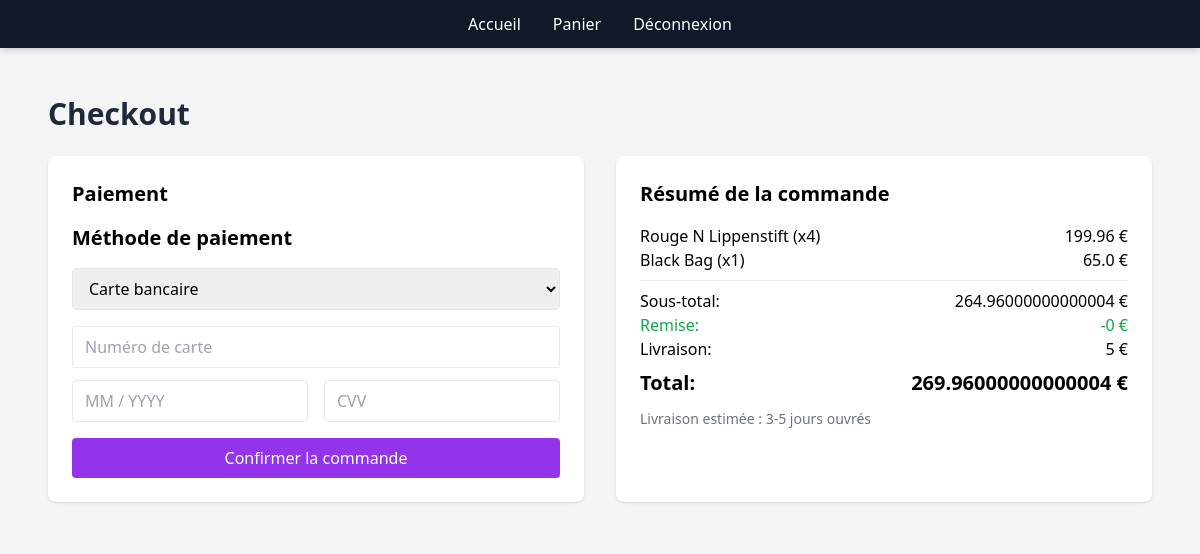
Screenshot of /shop/checkout/ (signed in) with the database file from the repository.
### shop/models.py (models this page shows, shortened)
class Cart(models.Model):
    user = models.ForeignKey(settings.AUTH_USER_MODEL, on_delete=models.CASCADE)
    product = models.ForeignKey(Product, on_delete=models.CASCADE)
    quantity = models.PositiveIntegerField(default=1)
    def total_price(self):
        return self.product.price * self.quantity

class Product(models.Model):
    name = models.CharField(max_length=200)
    price = models.FloatField()
    description = models.TextField(blank=True)
    category = models.CharField(max_length=100)
    image = models.ImageField(upload_to="products/main/")

### shop/views.py (the view, shortened to what this page needs)
# urls.py: path('checkout/', views.checkout, name='checkout'),
@login_required
def checkout(request):
    cart_items = Cart.objects.filter(user=request.user)
    if not cart_items.exists():
        messages.error(request, "Votre panier est vide.")
        return redirect("cart")
    subtotal = sum(item.product.price * item.quantity for item in cart_items)
    discount = request.session.get('coupon_discount', 0)
    shipping = 5
    total_with_shipping = subtotal - discount + shipping
    coupon_code = request.session.get('coupon_code', '')
    return render(request, "shop/checkout.html", {
        "cart_items": cart_items,
        "total": subtotal,
        'discount': discount,
        "shipping": shipping,
        "total_with_shipping": total_with_shipping,
        "coupon_code": coupon_code,
        "expected_delivery": "3-5 jours ouvrés",
    })

### templates/shop/checkout.html (shortened to what this page needs)
{% extends 'base.html' %}
{% block content %}
<div class="max-w-6xl mx-auto p-6 bg-gray-100 rounded-lg mt-6">
    <h2 class="text-3xl font-bold mb-6 text-gray-800">Checkout</h2>
    <div class="grid grid-cols-1 md:grid-cols-2 gap-8">
        <div class="bg-white p-6 rounded-lg shadow">
            <h3 class="text-xl font-bold mb-4">Paiement</h3>
            <form method="POST" class="space-y-4" id="checkoutForm">
                <h3 class="text-xl font-bold mt-6 mb-2">Méthode de paiement</h3>
                <select name="payment_method" id="paymentMethod" class="w-full border rounded px-3 py-2">
                    <option value="card">Carte bancaire</option>
                </select>
                <div id="cardPayment" class="mt-4 space-y-3">
                    <input type="text" placeholder="Numéro de carte"
                           class="w-full border rounded px-3 py-2">
                    <div class="grid grid-cols-2 gap-4">
                        <input type="text" placeholder="MM / YYYY" class="w-full border rounded px-3 py-2">
                        <input type="text" placeholder="CVV" class="w-full border rounded px-3 py-2">
                    </div>
                </div>
                <button type="submit" class="w-full mt-4 py-2 bg-purple-600 text-white rounded hover:bg-purple-700 transition">
                    Confirmer la commande
                </button>
            </form>
        </div>
        <div class="bg-white p-6 rounded-lg shadow">
            <h3 class="text-xl font-bold mb-4">Résumé de la commande</h3>
            {% for item in cart_items %}
                <p class="flex justify-between">
                    <span>{{ item.product.name }} (x{{ item.quantity }})</span>
                    <span>{{ item.total_price }} €</span>
                </p>
            {% endfor %}
            <hr class="my-2">
            <p class="flex justify-between"><span>Sous-total:</span> <span>{{ total }} €</span></p>
            <p class="flex justify-between text-green-600"><span>Remise:</span> <span>-{{ discount }} €</span></p>
            <p class="flex justify-between"><span>Livraison:</span> <span>{{ shipping }} €</span></p>
            <p class="flex justify-between font-bold text-xl mt-2">
                <span>Total:</span>
                <span>{{ total_with_shipping }} €</span>
            </p>
            <p class="text-gray-500 text-sm mt-3">
                Livraison estimée : {{ expected_delivery }}
            </p>
        </div>
    </div>
</div>
{% endblock %}

### rows the page displays
Cart: product.name "Rouge N Lippenstift", quantity "4", total_price "199.96"
Cart: product.name "Black Bag", quantity "1", total_price "65.0"

### other values shown
{{ total }} "264.96000000000004"
{{ discount }} "0"
{{ shipping }} "5"
{{ total_with_shipping }} "269.96000000000004"
{{ expected_delivery }} "3-5 jours ouvrés"
